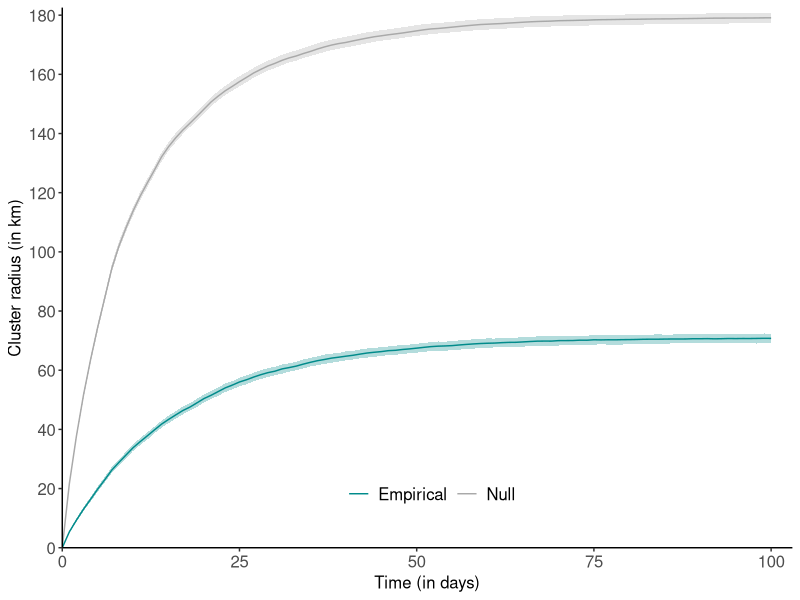
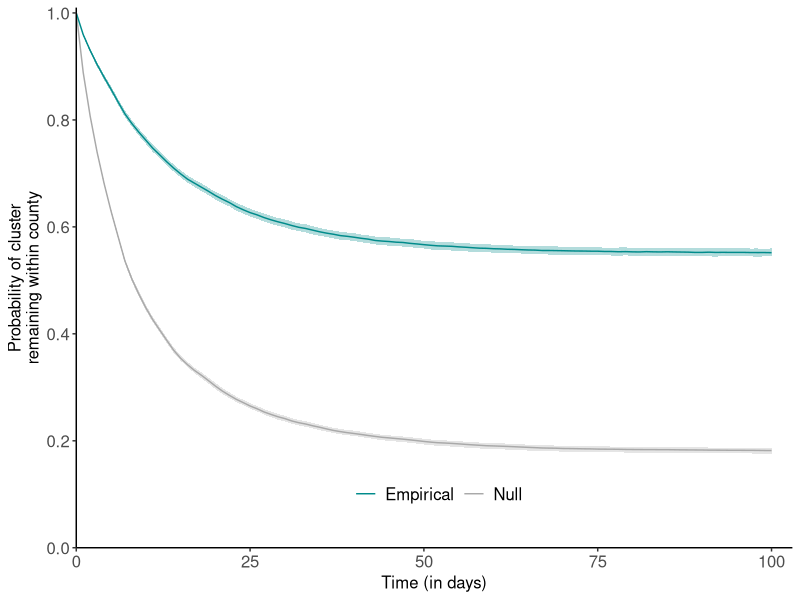
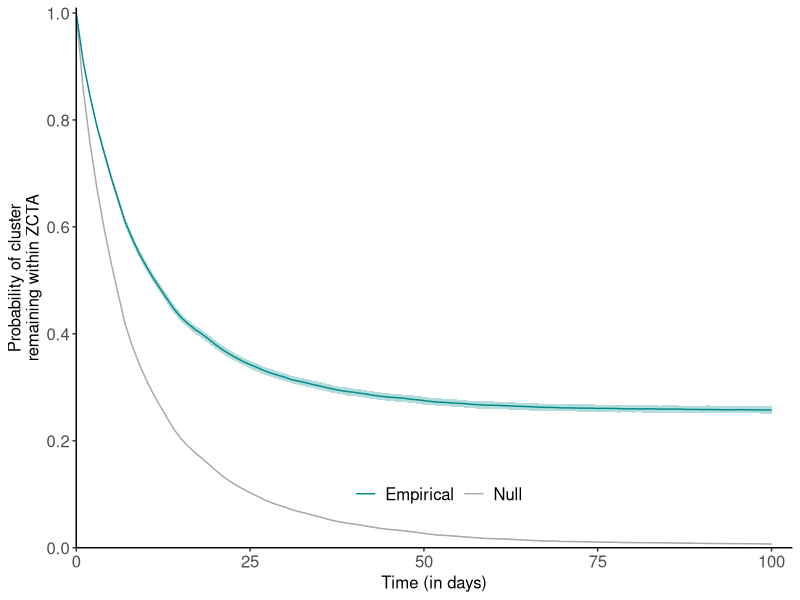

These charts were generated, in order, by the following R code: (Note: this script raises an error after producing the figures.)
## This script reproduces Figure S1, more precisely the cluster radius, 
## the proportion of clusters that stayed in the same ZCTA and the same
## county as a function of time since first cluster detection and how
## that compares with expectations from a null distribution 

library(tidyverse)

## Load dataframe with cluster radius and probability to stay within the same cluster as a function of time
## from WA data and under the null distribution obtained through 100 permutations
df_dist_time <- read_csv('../../results/cluster_identical_sequences/signal_function_distance.csv') ## WA data
df_dist_time_null <- read_csv('../../results/cluster_identical_sequences/signal_function_distance_null.csv') ## Null distribution

# Define colors for plot
col_null <- 'darkgrey'
col_empirical <- 'darkcyan'

# Cluster radius as a function of time
plt_comp_null_mean_dist <- df_dist_time_null %>% 
  ggplot(aes(x = days)) +
  geom_line(aes(y = central_mean_max_dist_null, colour = 'Null')) +
  geom_ribbon(aes(ymin = lower_mean_max_dist_null, ymax = upper_mean_max_dist_null),
              fill = col_null, alpha = 0.3, col = NA) +
  geom_line(data = df_dist_time, 
            aes(y = central_mean_max_dist, colour = 'Empirical')) +
  geom_ribbon(data = df_dist_time, aes(ymin = lower_mean_max_dist, ymax = upper_mean_max_dist),
              fill = col_empirical, alpha = 0.3) +
  theme_classic() +
  scale_x_continuous(name = 'Time (in days)', expand = expansion(mult = c(0.0, 0.03))) +
  scale_y_continuous(name = 'Cluster radius (in km)', expand = expansion(mult = c(0.0, 0.01)),
                     breaks = seq(0, 200, 20)) +
  scale_colour_manual(name = '', breaks = c('Empirical', 'Null'), values = c(col_empirical, col_null)) +
  theme(axis.text = element_text(size = 12),
        axis.title = element_text(size = 12),
        legend.position = c(0.5, 0.1), legend.direction = 'horizontal',
        legend.background = element_blank(),
        legend.text = element_text(size = 12))

# Proportion of pairs within the same ZCTA as a function of time
plt_comp_null_prop_within_zcta <- df_dist_time_null %>% 
  ggplot(aes(x = days)) +
  geom_line(aes(y = 1. - central_prop_outside_zip_null, colour = 'Null')) +
  geom_ribbon(aes(ymin = 1. - lower_prop_outside_zip_null, ymax = 1. - upper_prop_outside_zip_null),
              fill = col_null, alpha = 0.3, col = NA) +
  geom_line(data = df_dist_time, 
            aes(y = 1. - central_prop_outside_zip, colour = 'Empirical')) +
  geom_ribbon(data = df_dist_time,
              aes(ymin = 1. - lower_prop_outside_zip, ymax = 1. - upper_prop_outside_zip),
              fill = col_empirical, alpha = 0.3) +
  theme_classic() +
  scale_x_continuous(name = 'Time (in days)', expand = expansion(mult = c(0.0, 0.03))) +
  scale_y_continuous(name = 'Probability of cluster\nremaining within ZCTA', expand = expansion(mult = c(0.0, 0.01)),
                     breaks = seq(0, 1., 0.2),
                     limits = c(0., 1.)) +
  scale_colour_manual(name = '', breaks = c('Empirical', 'Null'), values = c(col_empirical, col_null)) +
  theme(axis.text = element_text(size = 12),
        axis.title = element_text(size = 12),
        legend.position = c(0.5, 0.1), legend.direction = 'horizontal',
        legend.background = element_blank(),
        legend.text = element_text(size = 12))

# Proportion of pairs within the same county as a function of time
plt_comp_null_prop_within_county <- df_dist_time_null %>% 
  ggplot(aes(x = days)) +
  geom_line(aes(y = 1. - central_prop_outside_county_null, colour = 'Null')) +
  geom_ribbon(aes(ymin = 1. - lower_prop_outside_county_null, ymax = 1. - upper_prop_outside_county_null),
              fill = col_null, alpha = 0.3, col = NA) +
  geom_line(data = df_dist_time, 
            aes(y = 1. - central_prop_outside_county, colour = 'Empirical')) +
  geom_ribbon(data = df_dist_time,
              aes(ymin = 1. - lower_prop_outside_county, ymax = 1. - upper_prop_outside_county),
              fill = col_empirical, alpha = 0.3) +
  theme_classic() +
  scale_x_continuous(name = 'Time (in days)', expand = expansion(mult = c(0.0, 0.03))) +
  scale_y_continuous(name = 'Probability of cluster\nremaining within county', expand = expansion(mult = c(0.0, 0.01)),
                     breaks = seq(0, 1., 0.2),
                     limits = c(0., 1.)) +
  scale_colour_manual(name = '', breaks = c('Empirical', 'Null'), values = c(col_empirical, col_null)) +
  theme(axis.text = element_text(size = 12),
        axis.title = element_text(size = 12),
        legend.position = c(0.5, 0.1), legend.direction = 'horizontal',
        legend.background = element_blank(),
        legend.text = element_text(size = 12))

# Create a panel with the 3 plots
panel_comp_null <- ggarrange(plt_comp_null_mean_dist, 
                             plt_comp_null_prop_within_county, 
                             plt_comp_null_prop_within_zcta, 
                             ncol = 3, labels = 'AUTO', 
                             common.legend = T, legend = 'bottom')

# pdf('../../figures/figure_signal_identical_sequences/comparison_signal_identical_sequences_null.pdf',
#     height = 3.4, width = 9.5)
plot(panel_comp_null)
#dev.off()

